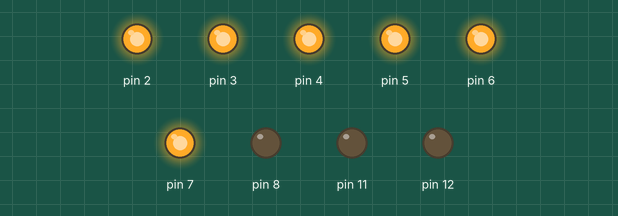
A sketch run on a simulated Arduino Uno, built with avr-gcc and run on an emulated ATmega328P. On the bench: output pins drawn as LEDs (lit = HIGH).

Above: at 0.5 s.
At 2.5 s:
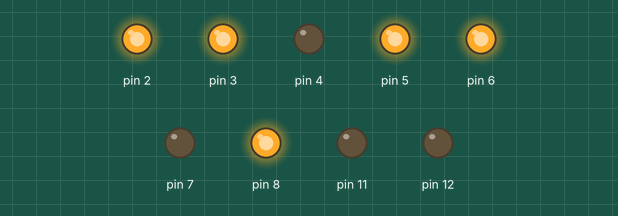
At 3.5 s:
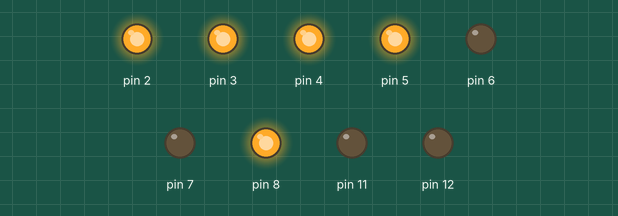
At 5.5 s:
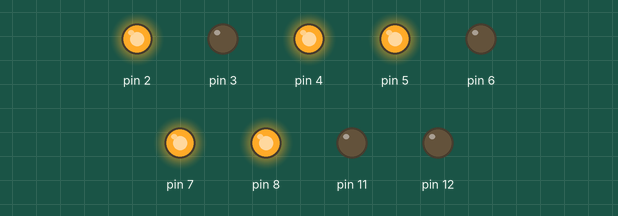
At 8.5 s:
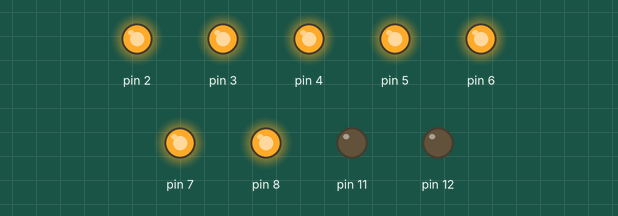
At 11.5 s:
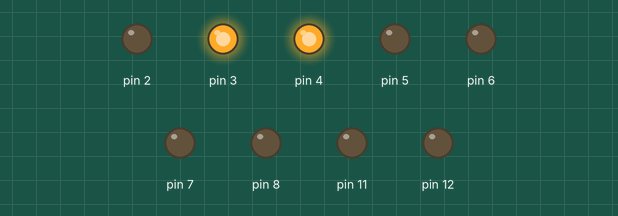
Timing chart, 0 to 13.0 s (numbered marks = the images above):
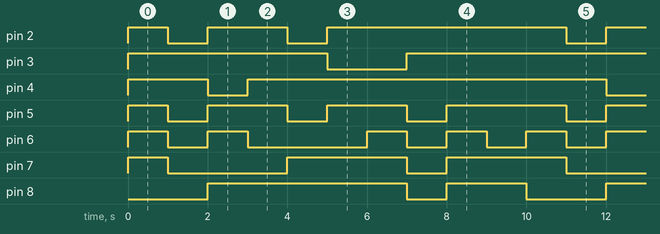

The sketch:

L03_7Segment_1digit.ino
```cpp
const int arr[10][7] = {
  {1,1,1,1,1,1,0},//0
  {0,1,1,0,0,0,0},//1
  {1,1,0,1,1,0,1},//2
  {1,1,1,1,0,0,1},//3
  {0,1,1,0,0,1,1},//4
  {1,0,1,1,0,1,1},//5
  {1,0,1,1,1,1,1},//6
  {1,1,1,0,0,0,0},//7
  {1,1,1,1,1,1,1},//8
  {1,1,1,1,0,1,1}//9
};

void setup()
{
  pinMode(2, OUTPUT);
  pinMode(3, OUTPUT);
  pinMode(4, OUTPUT);
  pinMode(5, OUTPUT);
  pinMode(6, OUTPUT);
  pinMode(7, OUTPUT);
  pinMode(8, OUTPUT);
  pinMode(11,OUTPUT);
  pinMode(12,OUTPUT);
}
void showNumber(int a){
  for (int j=0; j< 7; j++){
    digitalWrite(j+2, arr[a][j]);
  }
}

void loop()
{
  for(int i = 0; i < 10; i++){
    showNumber(i);
    delay(1000);
  }
}
```

Measured:
- by itself, pin 2: repeats every 10.0 s: LOW 1.0 s, HIGH 2.0 s, LOW 1.0 s, HIGH 6.0 s
- by itself, pin 3: repeats every 10.0 s: LOW 2.0 s, HIGH 8.0 s
- by itself, pin 4: repeats every 10.0 s: LOW 1.0 s, HIGH 9.0 s
- by itself, pin 5: repeats every 10.0 s: 2 × (LOW 1.0 s, HIGH 2.0 s), LOW 1.0 s, HIGH 3.0 s
- by itself, pin 6: repeats every 10.0 s: LOW 1.0 s, HIGH 1.0 s, LOW 3.0 s, 2 × (HIGH 1.0 s, LOW 1.0 s), HIGH 1.0 s
- by itself, pin 7: repeats every 10.0 s: LOW 3.0 s, HIGH 3.0 s, LOW 1.0 s, HIGH 3.0 s
- by itself, pin 8: repeats every 10.0 s: LOW 1.0 s, HIGH 2.0 s, LOW 2.0 s, HIGH 5.0 s
